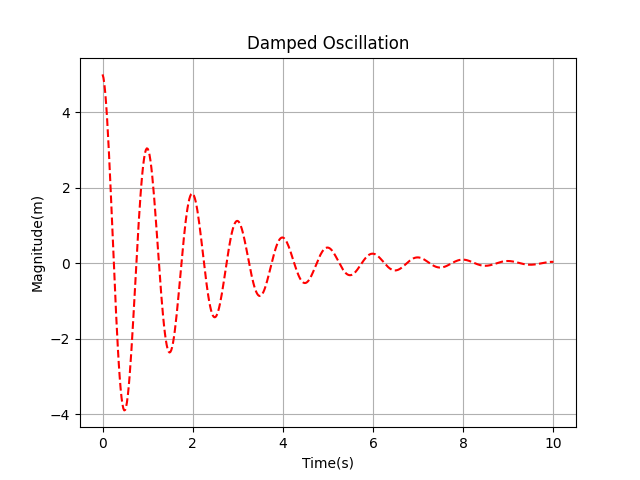

Generate this figure with Python:
import matplotlib.pyplot as plt
import numpy as np

time = np.linspace(0, 10, 500)
a = 5
omega = np.pi*2
xt = a * np.exp(-0.5*time) * np.cos(omega*time)


fig, ax = plt.subplots()
ax.plot(time, xt, 
         color="red",
         linestyle="dashed",
         )
ax.set(xlabel="Time(s)",
       ylabel="Magnitude(m)",
       title="Damped Oscillation")
ax.grid(True)

plt.show()
plt.savefig("damped_oscillation.png")